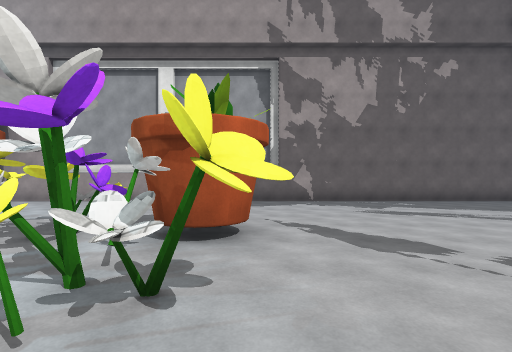
view 1 (above)

24 first-person views from a walk through a scene from a Unity 3-D project. The camera is 1.5 m above the floor, looks level and sees 85° across. The floor is counted in squares, 2 m on a side. Each view is taken from the middle of a square. On the plan, view 1 faces up. The plan holds only what a view shows up to about 10 squares ahead; the rest is blank. The place goes on beyond the plan. The player is left out. Some surface patterns are stand-ins.

view 2
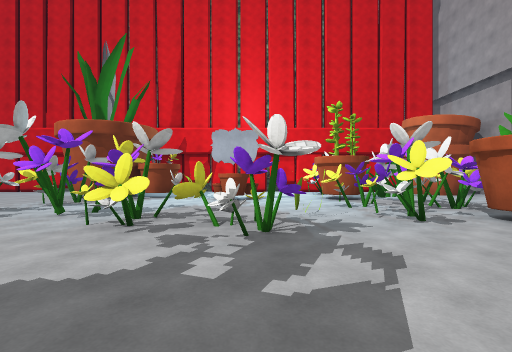

view 3
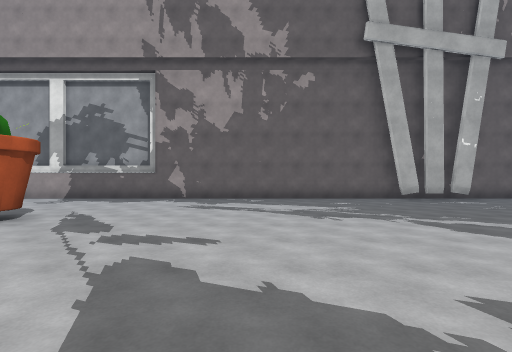

view 4
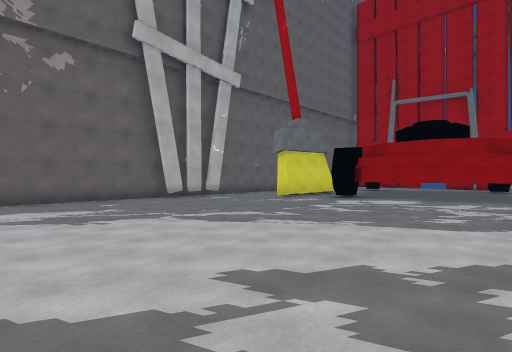

view 5
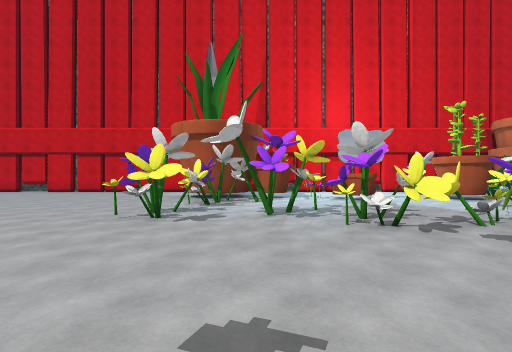

view 6
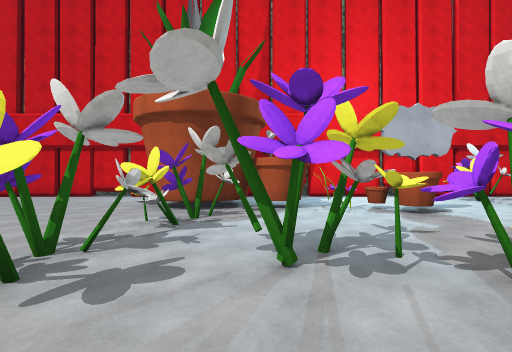

view 7
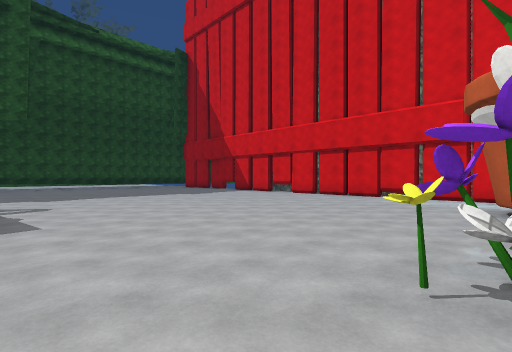

view 8
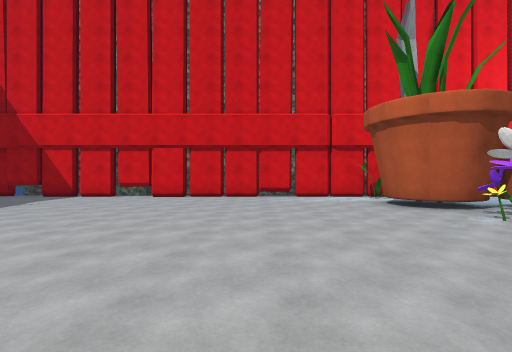

view 9
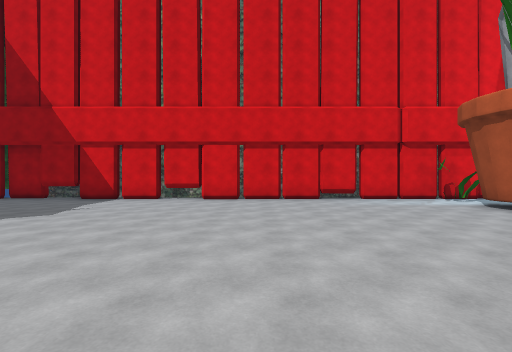

view 10
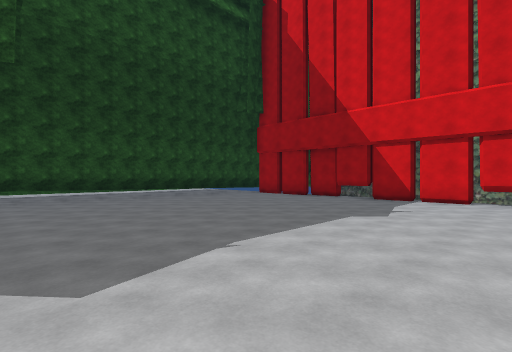

view 11
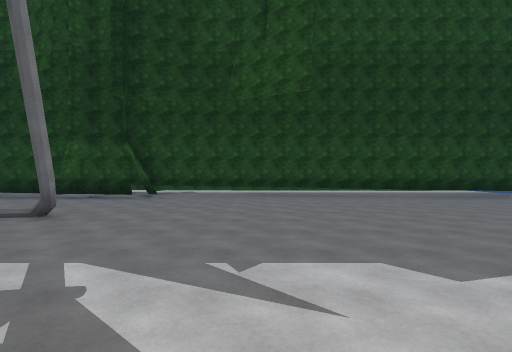

view 12
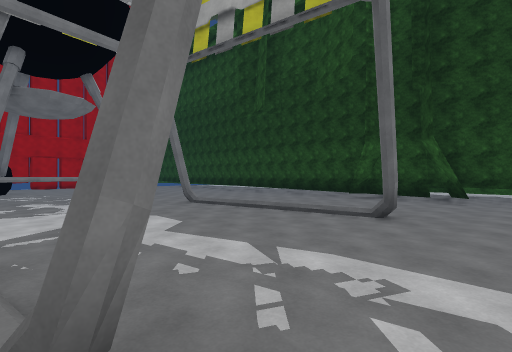

view 13
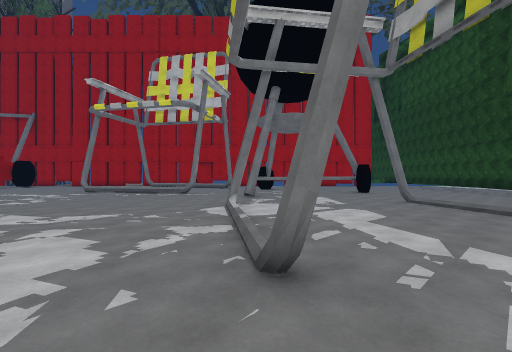

view 14
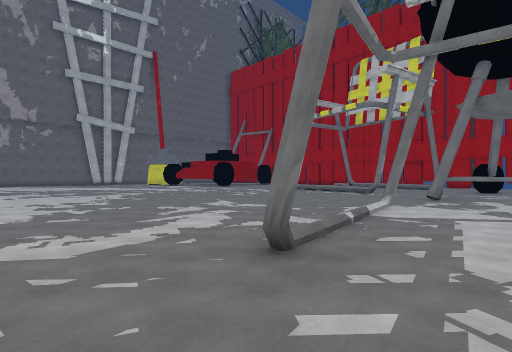

view 15
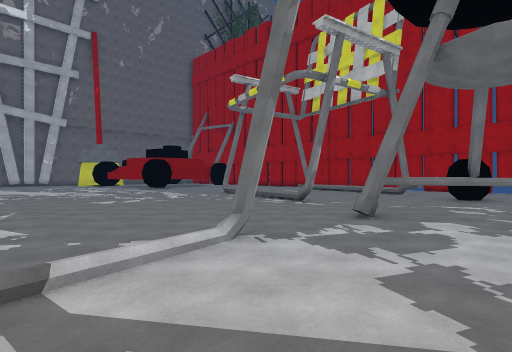

view 16
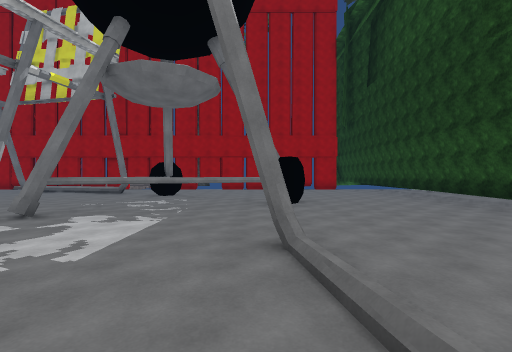

view 17
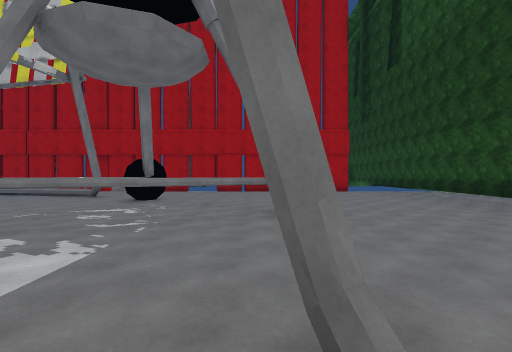

view 18
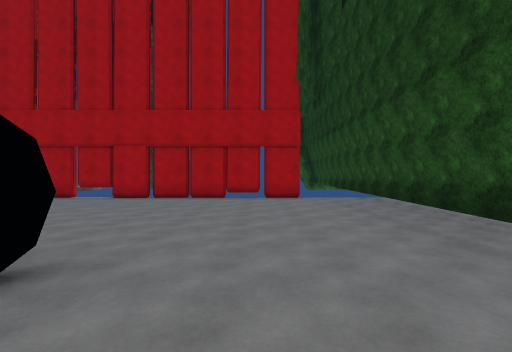

view 19
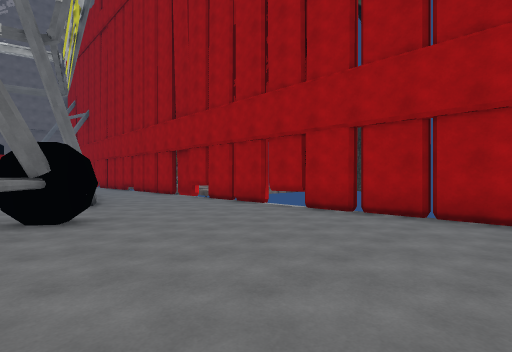

view 20
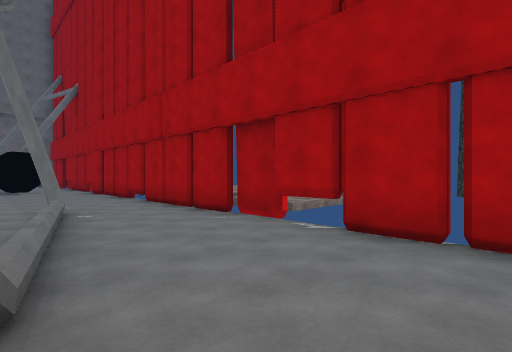

view 21
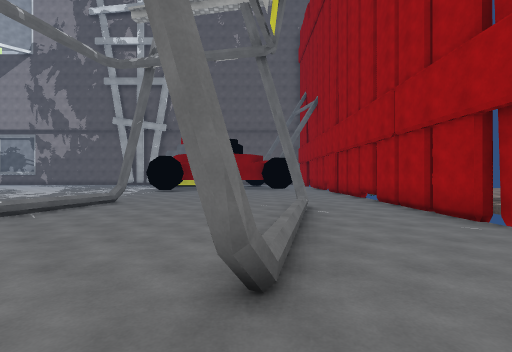

view 22
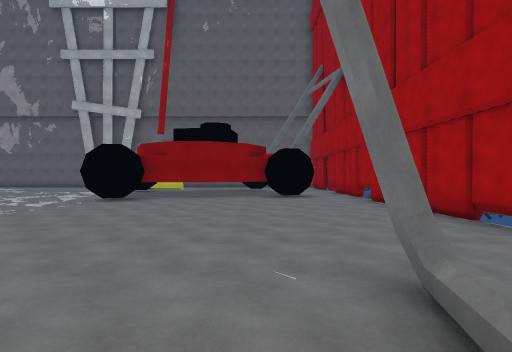

view 23
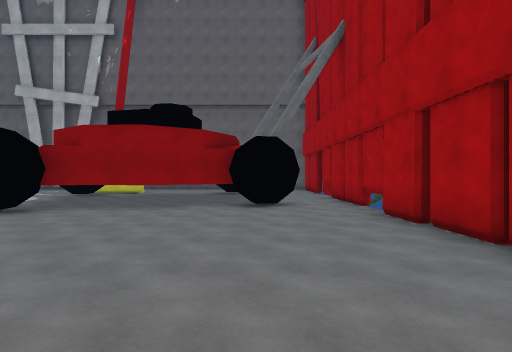

view 24
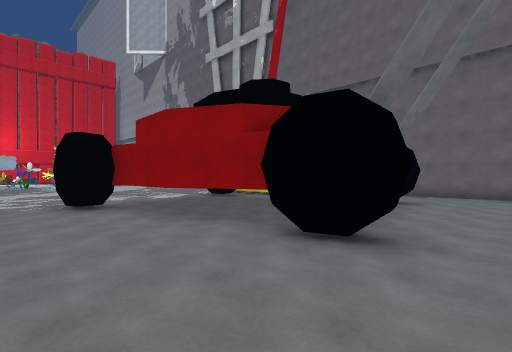

### Floor plan
Key: @ floor where view 1 was taken; # wall or solid block; . main floor; : floor 0.25 m higher than the main floor; = window, fence, low wall or low ledge; F flower; L flowerpot; T thing the floor can be seen under or through; W wheel; O other object.
Columns run from 10 left of view 1 to 23 right of it. Each row starts with its distance up from view 1.
  9    #####################     ###
  8    ................##..      ...
  7     ..................       ...
  6     ..................       ....
  5     ...................     OOO..
  4     OOFOFLL............OO     ...
  3   .OOO.OFL..............#      ..#
  2  #O.LL.OOF..............#      ..#
  1   .O.L.O.FF.............#      ..#
  0    ......O@.............######O#.#
 -1   ... ...FFF............OO.......#
 -2   ..OO...FF...     ..............#
 -3   ..OO...FF..         ...........#
 -4    .....FFF...         ..........#
 -5   ..L...FF.....   ....  .........#
 -6  #. O#FFF.......  .....  ........#
 -7  #OOOOFFFFF...... .....  #.......#
 -8  #.......F.............  .....#..#
 -9  #...................... =....#..#
-10  #......................#.....#..#
-11  #............................#..#
-12  #......................#....#...#
-13  #...........................#...#
-14  #.................#.............#
-15  #............#:.#....TTT..W.....#
-16  #.....................T.=##W....#
-17  #........................  .....#
-18  #......................T. ......#
-19  #..................#...T .......#
-20 ##.............#:#.#.....O.......#
-21 #................................#
-22 ## ..............................#
-23     ................ ............#
-24    ............#.#..  ...........#
-25   ###################  ###########

Positions as (right, up) in squares from view 1, and headings:
1: (0, 0), facing up
2: (4, -1), facing left
3: (4, -1), facing up
4: (4, -1), facing up-right
5: (4, -5), facing left
6: (1, -5), facing left
7: (1, -7), facing down-left
8: (1, -11), facing left
9: (0, -13), facing left
10: (0, -15), facing down-left
11: (1, -15), facing down
12: (3, -15), facing down-right
13: (2, -15), facing right
14: (2, -17), facing up-right
15: (7, -17), facing up-right
16: (7, -19), facing right
17: (9, -19), facing right
18: (13, -22), facing right
19: (17, -21), facing up-right
20: (19, -15), facing up-right
21: (19, -15), facing up
22: (19, -10), facing up
23: (20, -7), facing up
24: (22, -3), facing up-left
